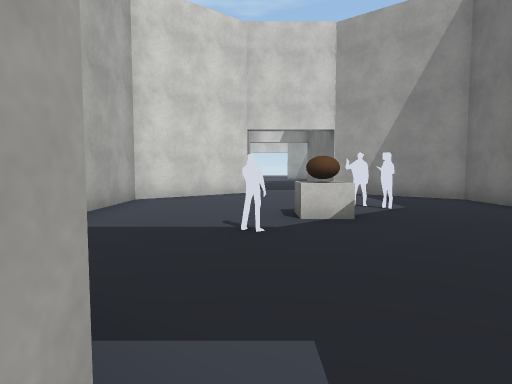
[1] (above)

13 first-person views from a walk through a 3-D level made in the Unity game engine. The camera is 1.4 m above the floor, tilts 4° down and sees 75° across. The floor is counted in squares, 2 m on a side. Each view is taken from the middle of a square. On the plan, view 1 faces up. The plan holds only what a view shows up to about 10 squares ahead; the rest is blank. The place goes on beyond the plan. The player character is not drawn. Some surface patterns are stand-ins.

[2]
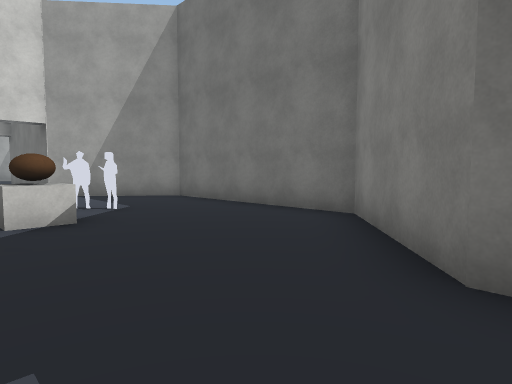

[3]
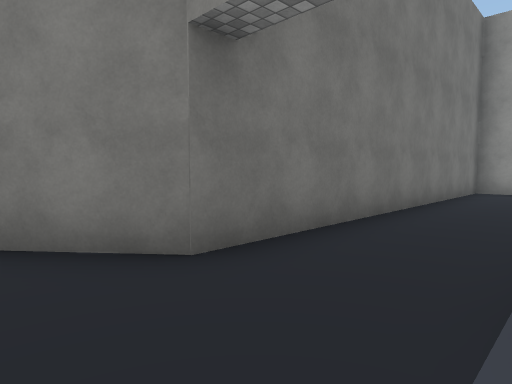

[4]
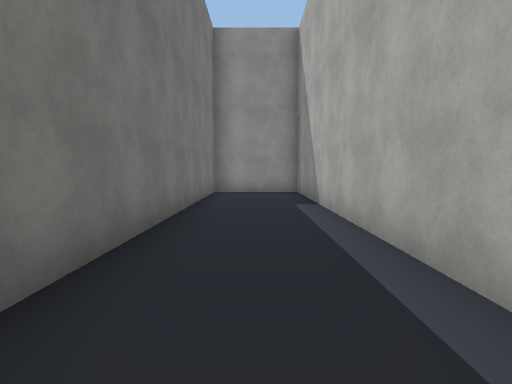

[5]
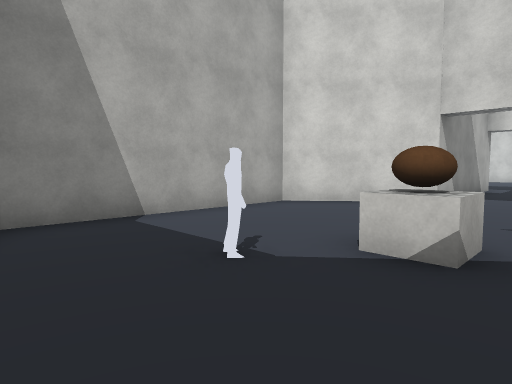

[6]
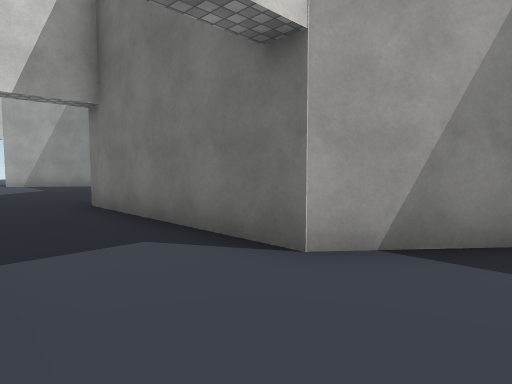

[7]
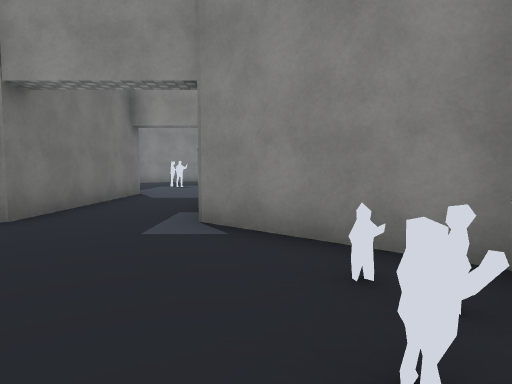

[8]
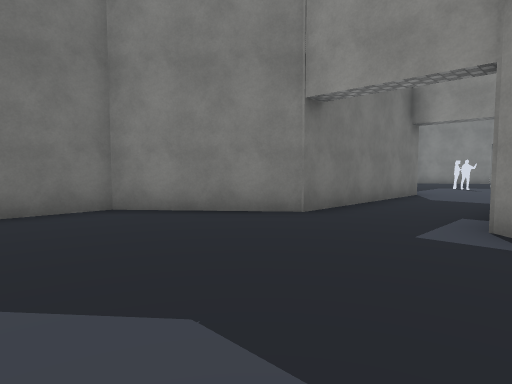

[9]
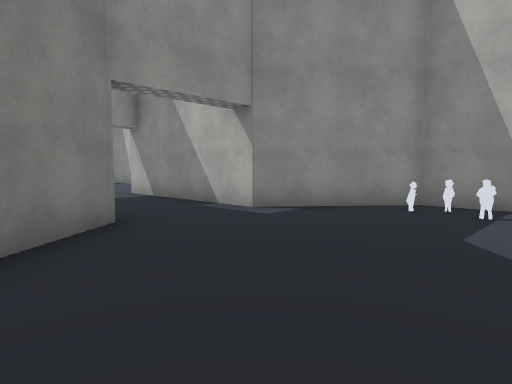

[10]
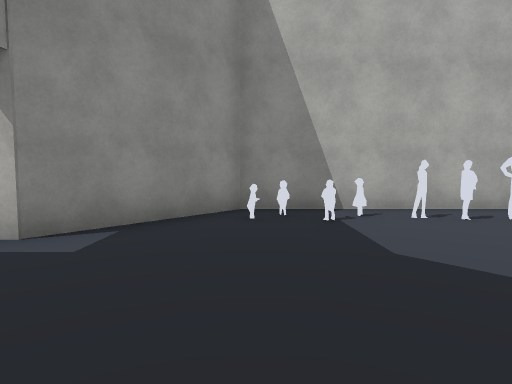

[11]
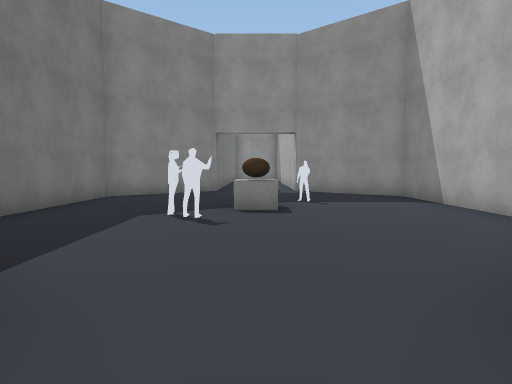

[12]
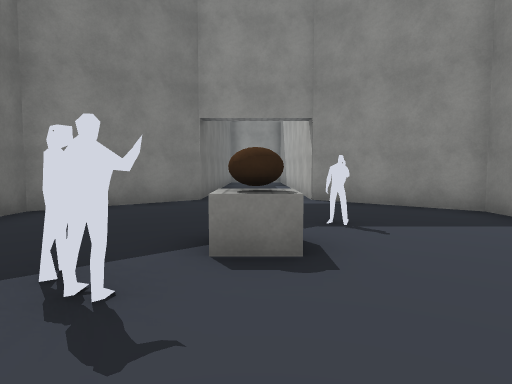

[13]
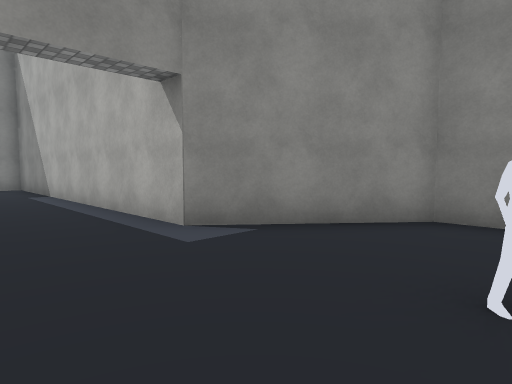

### Floor plan
Points are (right, up) in squares from view 1. A wall is a line through its corners. A room is listed if a view was taken in it or the views show most of it. See-through windows are left out.
Room 1 (views 1, 2, 3, 4, 5, 6, 12, 13)
walls: (-0.3, 9.7) (-2.7, 7.6) (-2.7, 2.6) (-0.3, 0.5) (-0.3, -9) (2.2, -9) (2.2, 0.5) (4.7, 2.6) (4.7, 7.6) (2.2, 9.7)
ways out: opening at (0.5, 9.5) to room 2
objects: other object (0, 4); other object (1, 5); other object (2, 6)
Room 2 (views 7, 8, 9, 10, 11)
walls: (-2.7, 19.5) (-2.7, 16.7) (-0.3, 14.6) (-0.3, 9.7); (2.2, 9.7) (2.2, 14.6) (4.7, 16.7) (4.7, 18.4)
ways out: opening at (0.5, 9.5) to room 1
objects: other object (-2, 17); other object (-2, 18); other object (-2, 19)

Positions as (right, up) in squares from view 1, and headings:
1: (0, 0), facing up
2: (0, 0), facing up-right
3: (0, 2), facing down-right
4: (1, 1), facing down
5: (2, 2), facing up-left
6: (0, 8), facing up-right
7: (-1, 19), facing down
8: (-1, 19), facing down-right
9: (4, 19), facing down-left
10: (3, 17), facing left
11: (1, 11), facing down
12: (1, 8), facing down
13: (2, 4), facing down-left
